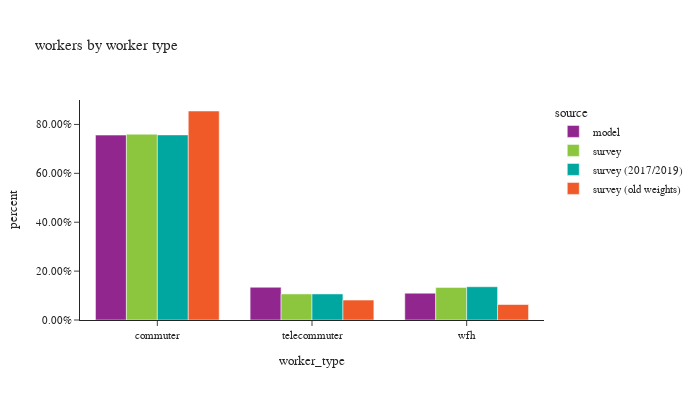

Notebook code for this chart:
### Markdown cell above
## worker counts

### Code cell
# worker counts by worker type
df_worker_count = workers.groupby(['source','worker_type'])['pdexpfac']. \
    sum().reset_index()
df_worker_count['percent'] = df_worker_count.groupby(['source'], group_keys=False)['pdexpfac']. \
    apply(lambda x: x / float(x.sum()))

df_worker_count_ct = workers.groupby(['source','worker_type'])['pdexpfac'].count().reset_index(). \
    rename(columns={'pdexpfac':'sample count'})
df_worker_count = df_worker_count.merge(df_worker_count_ct, on=['source','worker_type']). \
    rename(columns={'pdexpfac':'total count'})
# df_worker_count_ct

fig = px.bar(df_worker_count.sort_values(by=['source']), x="worker_type", y="percent",
             color="source", barmode="group",hover_data=['sample count','total count'],
             title="workers by worker type")
fig.update_layout(height=400, width=700, font=dict(size=11),
                  yaxis_tickformat = '.2%')
fig.show()

### Figure 1 — Plotly figure (JSON) as saved in the notebook; plotly's stock layout.template omitted (floating-point values rounded to 4 significant figures)
{"data": [{"alignmentgroup": "True", "customdata": [[962900.0, 962900.0], [170500.0, 170500.0], [139400.0, 139400.0]], "hovertemplate": "source=model<br>worker_type=%{x}<br>percent=%{y}<br>sample count=%{customdata[0]}<br>total count=%{customdata[1]}<extra></extra>", "legendgroup": "model", "marker": {"color": "#91268F", "pattern": {"shape": ""}}, "name": "model", "offsetgroup": "model", "orientation": "v", "showlegend": true, "textposition": "auto", "type": "bar", "x": ["commuter", "telecommuter", "wfh"], "xaxis": "x", "y": [0.7565, 0.134, 0.1095], "yaxis": "y"}, {"alignmentgroup": "True", "customdata": [[2056.0, 1300000.0], [742.0, 182400.0], [769.0, 228300.0]], "hovertemplate": "source=survey<br>worker_type=%{x}<br>percent=%{y}<br>sample count=%{customdata[0]}<br>total count=%{customdata[1]}<extra></extra>", "legendgroup": "survey", "marker": {"color": "#8CC63E", "pattern": {"shape": ""}}, "name": "survey", "offsetgroup": "survey", "orientation": "v", "showlegend": true, "textposition": "auto", "type": "bar", "x": ["commuter", "telecommuter", "wfh"], "xaxis": "x", "y": [0.76, 0.1066, 0.1334], "yaxis": "y"}, {"alignmentgroup": "True", "customdata": [[1946.0, 1211000.0], [715.0, 170500.0], [750.0, 217600.0]], "hovertemplate": "source=survey (2017/2019)<br>worker_type=%{x}<br>percent=%{y}<br>sample count=%{customdata[0]}<br>total count=%{customdata[1]}<extra></extra>", "legendgroup": "survey (2017/2019)", "marker": {"color": "#00A7A0", "pattern": {"shape": ""}}, "name": "survey (2017/2019)", "offsetgroup": "survey (2017/2019)", "orientation": "v", "showlegend": true, "textposition": "auto", "type": "bar", "x": ["commuter", "telecommuter", "wfh"], "xaxis": "x", "y": [0.7573, 0.1066, 0.1361], "yaxis": "y"}, {"alignmentgroup": "True", "customdata": [[5518.0, 1243000.0], [377.0, 118700.0], [568.0, 92140.0]], "hovertemplate": "source=survey (old weights)<br>worker_type=%{x}<br>percent=%{y}<br>sample count=%{customdata[0]}<br>total count=%{customdata[1]}<extra></extra>", "legendgroup": "survey (old weights)", "marker": {"color": "#F05A28", "pattern": {"shape": ""}}, "name": "survey (old weights)", "offsetgroup": "survey (old weights)", "orientation": "v", "showlegend": true, "textposition": "auto", "type": "bar", "x": ["commuter", "telecommuter", "wfh"], "xaxis": "x", "y": [0.855, 0.08166, 0.06336], "yaxis": "y"}], "layout": {"barmode": "group", "font": {"size": 11}, "height": 400, "legend": {"title": {"text": "source"}, "tracegroupgap": 0}, "title": {"text": "workers by worker type"}, "width": 700, "xaxis": {"anchor": "y", "domain": [0.0, 1.0], "title": {"text": "worker_type"}}, "yaxis": {"anchor": "x", "domain": [0.0, 1.0], "tickformat": ".2%", "title": {"text": "percent"}}}}
